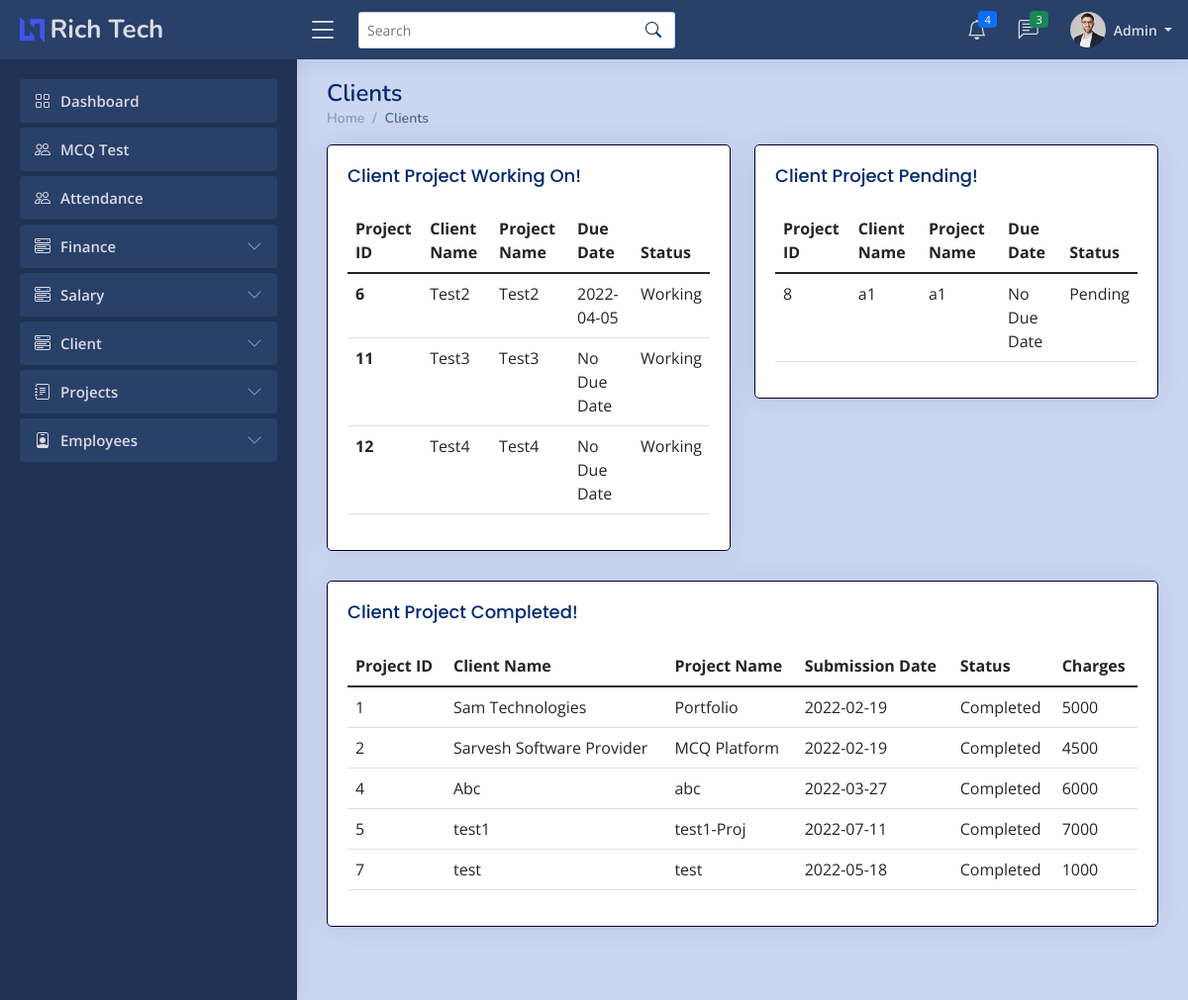
/admin/view_cli.php (signed in), run on an earlier commit of the app's database.
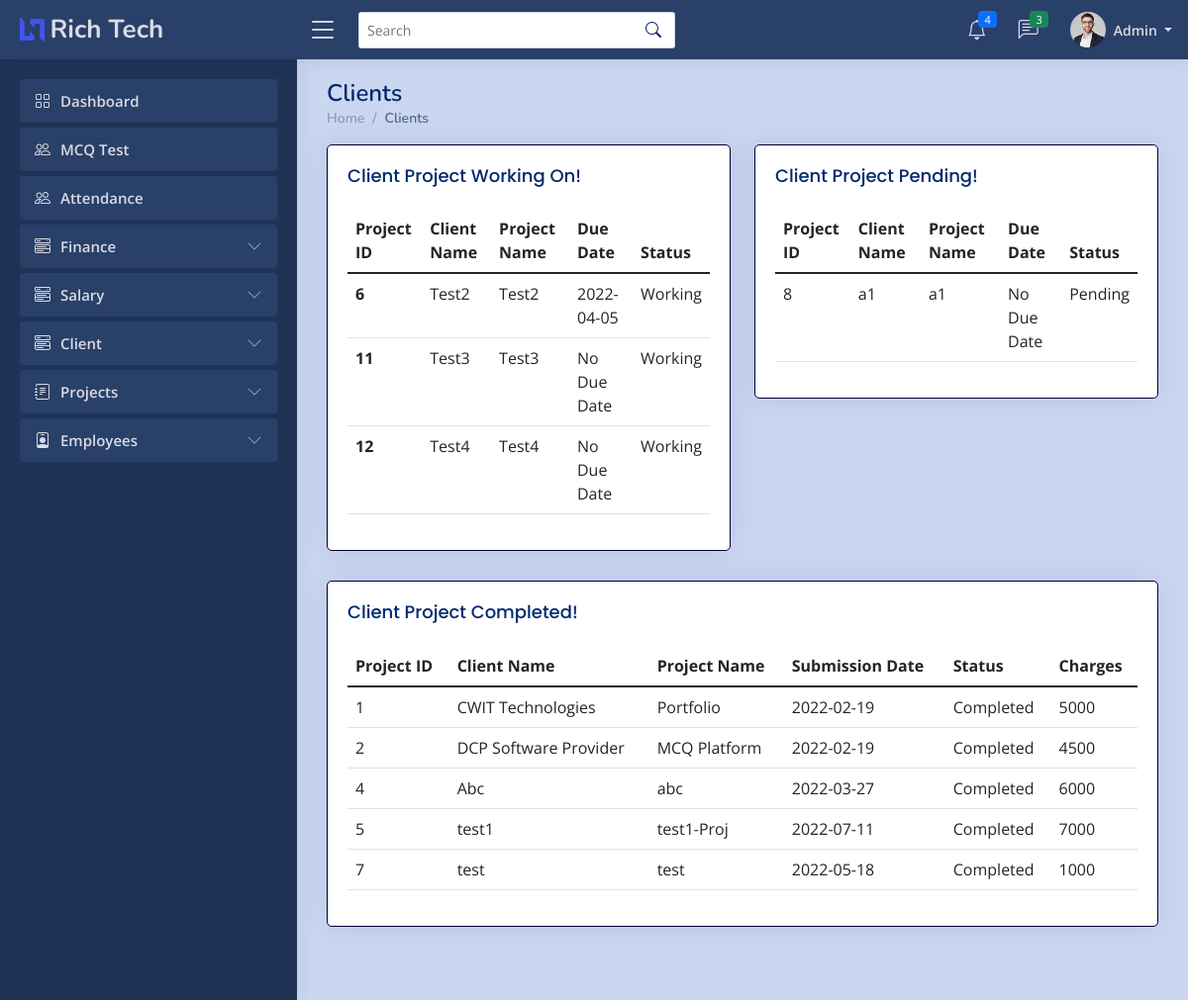
And on a later commit of the database.
### tables this page shows
CREATE TABLE `clientt` (
  `Id` int(7) NOT NULL,
  `cname` varchar(255) NOT NULL,
  `pname` varchar(255) NOT NULL,
  `mobile` varchar(255) NOT NULL,
  `email` varchar(255) NOT NULL,
  `aaddress` varchar(10000) NOT NULL,
  `pdate` date NOT NULL,
  `ddate` date NOT NULL,
  `descrip` longtext NOT NULL,
  `pstatus` varchar(20) NOT NULL,
  `cdate` date DEFAULT NULL,
  `charges` int(7) NOT NULL,
  `received` date DEFAULT NULL
);

### admin/view_cli.php (the view, shortened to what the changed rows need)
<?php
    if ($_SESSION['erole']=="admin"){
?>
<!DOCTYPE html>
<html lang="en">
<head>
  <link href="../assets/vendor/bootstrap/css/bootstrap.min.css" rel="stylesheet">
  <link rel="stylesheet" href="../assets/vendor/bootstrap-icons/bootstrap-icons.css?v=<?php echo time(); ?>">
  <link href="../assets/vendor/boxicons/css/boxicons.min.css" rel="stylesheet">
  <link href="../assets/vendor/quill/quill.snow.css" rel="stylesheet">
  <link href="../assets/vendor/quill/quill.bubble.css" rel="stylesheet">
  <link href="../assets/vendor/remixicon/remixicon.css" rel="stylesheet">
  <link href="../assets/vendor/simple-datatables/style.css" rel="stylesheet">
  <link rel="stylesheet" href="../assets/css/style.css?v=<?php echo time(); ?>">
</head>
<body>
  <main id="main" class="main">
    <div class="pagetitle">
      <h1>Clients</h1>
    </div>
    <section class="section dashboard">
        <div class="row">
            <div class="col-md-6">
                <div class="card">
                <div class="card-body">
                <?php
                include '../imports/config.php';
                $conn=mysqli_connect($server_name,$username,$password,$database_name);
                $sql_query = "SELECT * from clientt where pstatus='Working'";
                $records = mysqli_query($conn, $sql_query);
                echo '<div class="table-responsive">';
                echo '<table class="table table-hover">';
                    echo '<thead class="thead-dark">';
                        echo '<tr>';
                        echo '<th scope="col">Project ID</th>';
                        echo '<th scope="col">Client Name</th>';
                        echo '<th scope="col">Project Name</th>';
                        echo '<th scope="col">Due Date</th>';
                        echo '<th scope="col">Status</th>';
                        echo '</tr>';
                    echo '</thead>';
                    echo '<tbody>';
                    while($data = mysqli_fetch_array($records)){
                        $n=$data['Id'];
                        $cname=$data['cname'];
                        $pname=$data['pname'];
                        $ddate=$data['ddate'];
                        $status=$data['pstatus'];
                        if($ddate=="0000-00-00"){
                            $ddate="No Due Date";
                        }else{
                            $array1 = explode(' ', $ddate);
                            $ddate = $array1[0];
                        }
                        echo '<tr>
                            <th scope="row">'.$n.'</th>
                            <td>'.$cname.'</td>
                            <td>'.$pname.'</td>
                            <td>'.$ddate.'</td>
                            <td>'.$status.'</td>
                            </tr>';
                    }
                    echo '</tbody>
                    </table>';
                echo '</div>';
                ?>
                </div>
            </div>
            </div>
            <div class="col-md-6">
            <div class="card">
                <div class="card-body">
                <?php
                echo '<div class="table-responsive">';
                echo '<table class="table table-hover">';
                    echo '<thead class="thead-dark">';
                        echo '<tr>';
                        echo '<th scope="col">Project ID</th>';
                        echo '<th scope="col">Client Name</th>';
                        echo '<th scope="col">Project Name</th>';
                        echo '<th scope="col">Due Date</th>';
                        echo '<th scope="col">Status</th>';
                        echo '</tr>';
                    echo '</thead>';
                    echo '<tbody>';
                    echo '</tbody>
                    </table>';
                echo '</div>';
                ?>
                </div>
            </div>
            </div>
        </div>
        <div class="row">
            <div class="col-md-12">
                <div class="card">
                <div class="card-body">
                <?php
                include '../imports/config.php';
                $conn=mysqli_connect($server_name,$username,$password,$database_name);
                $sql_query = "SELECT * from clientt where pstatus='Completed'";
                $records = mysqli_query($conn, $sql_query);
                echo '<div class="table-responsive">';
                echo '<table class="table table-hover">';
                    echo '<thead class="thead-dark">';
                        echo '<tr>';
                        echo '<th scope="col">Project ID</th>';
                        echo '<th scope="col">Client Name</th>';
                        echo '<th scope="col">Project Name</th>';
                        echo '<th scope="col">Submission Date</th>';
                        echo '<th scope="col">Status</th>';
                        echo '<th scope="col">Charges</th>';
                        echo '</tr>';
                    echo '</thead>';
                    echo '<tbody>';
                    while($data = mysqli_fetch_array($records)){
                        $n=$data['Id'];
                        $cname=$data['cname'];
                        $pname=$data['pname'];
                        $cdate=$data['cdate'];
                        $status=$data['pstatus'];
                        $charges=$data['charges'];
                        echo '<tr>
                            <td>'.$n.'</td>
                            <td>'.$cname.'</td>
                            <td>'.$pname.'</td>
                            <td>'.$cdate.'</td>
                            <td>'.$status.'</td>
                            <td>'.$charges.'</td>
                            </tr>';
                    }
                    echo '</tbody>
                    </table>';
                echo '</div>';
                ?>
                </div>
            </div>
            </div>
        </div>
    </section>
  </main>
</body>
</html>
<?php
        }
        else{
            ob_start();
            header('Location: '.'../index.php');
            ob_end_flush();
            die();
        }
    ?>

What changed in the data, as far as the page shows it:
changed clientt "Portfolio": cname "Sam Technologies" → "CWIT Technologies"
changed clientt "MCQ Platform": cname "Sarvesh Software Provider" → "DCP Software Provider"
